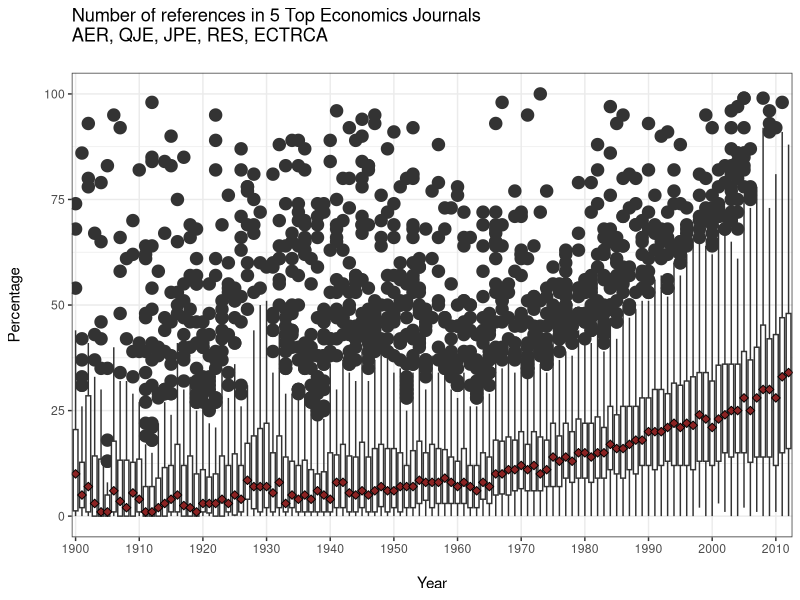
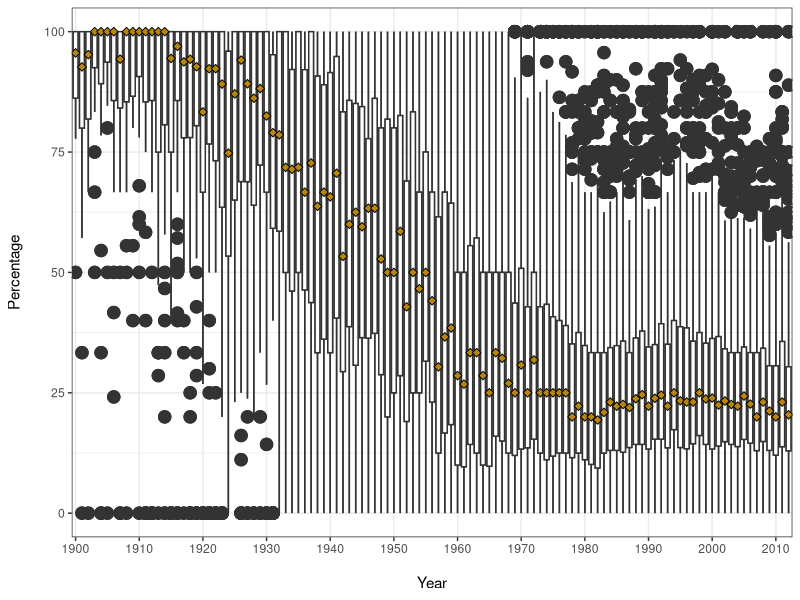

The R source for these figures, in order: (Note: this script raises an error after producing the figures.)
library(ggplot2)
library(tidyverse)

####Figure 3
##who do economists cite?

disjunct<-read.csv("Base5j_Disj_Redux.csv")

##dimensions of the data set:
dim(disjunct) 
table(disjunct$JOURNAL, disjunct$YEAR)

##plotting the year and the number of references in percentage:
p <- ggplot(disjunct, aes(factor(YEAR), NUMB_REF))
p + geom_boxplot(outlier.size = NA) + #aren't the outliers still present in the plot??
  ggtitle("Number of references in 5 Top Economics Journals\nAER, QJE, JPE, RES, ECTRCA\n") + 
  theme(plot.title=element_text(face="bold", size=14))+ 
  labs(x = "\nYear", y = "Percentage\n")+ #why is the description in the quotation marks not equal to the description of the layers in the plot?
  scale_x_discrete(breaks = seq(1900,2012,10), labels = seq(1900,2010,10)) + #the labels are going til 2010, but the data reaches up to 2012
  ylim(0,100)+
  theme_bw() + #white background
  stat_summary(fun.y="median", geom="point", shape=23, size=2, fill="brown4") #fun.y is an outdated function; shows the median trend in the plot


##creating a new variable: "two year period" 
disjunct$TYP <- disjunct$YEAR
sin_labs <- paste(seq(1900,2010, by=2), seq(1902,2012, by=2),sep="-") #labs is not a good choice for a new character name because it is also the name of the function "labels". Better: sin_labs. 
disjunct$TYP <- cut(disjunct$TYP, breaks = seq(1900,2012, by = 2), labels = sin_labs, include.lowest = T) #why is there a seq interval of 2?

##unaccounted citations of fields that are not relevant for figure 3 (DK + OTHERS)
#here is not clear. what DK means
colnames(disjunct)
disjunct$UNACC<-apply(disjunct[,c(9,25)],1,sum) #why do they choose this values of c()?
disjunct$TOTAL_CITES<-apply(disjunct[,c(5:31)], 1, sum) 
disjunct$ACCOUNTED<-disjunct$TOTAL_CITES-disjunct$UNACC #makes perfectly sense, but one could also calculate it in positive way
disjunct$UNACC_RATE <- (disjunct$UNACC/disjunct$TOTAL_CITES)*100 

##Appendix
##plotting the Unaccounted-rate
p <- ggplot(disjunct, aes(factor(YEAR), UNACC_RATE)) + stat_boxplot(outlier.size = NA) #why year with the factor function?

p + geom_boxplot(outlier.size = NA) + 
  theme(plot.title=element_text(face="bold", size=14)) + 
  labs(x = "\nYear", y = "Percentage\n") + 
  scale_x_discrete(breaks = seq(1900,2012,10), labels = seq(1900,2010,10)) + #again (like in line 19)
  theme_bw()  +  #white background
  stat_summary(fun.y="median", geom="point", shape=23, size=2, fill="darkgoldenrod")


#######Standardization. Compute for each article the percentage of each discipline relative to the number of citations accounted for
#######Reorder the dataframe for the sake of clarity
##for the definition of a base year (1900)
colnames(disjunct)
disjunct1 <- disjunct[,c(1,2,4,5:8,10:24,26:31,36,33,34)] #DK,OTHER,NR,UNACC_RATE,TOTAL_CITES are excluded
colnames(disjunct1)
head(disjunct1,1)
dim(disjunct1) 


######Percentage of each discipline (relative to the number of articles *accounted for*), per discipline
#First, aggregate by a period of 2 years
colnames(disjunct1)
disjunct1_agg <- aggregate(disjunct1[,c(4:29)], by = list(disjunct1$TYP, disjunct1$JOURNAL), FUN=sum) #aggregating the study programmes (and ACCOUNTED) by listing through two year period variable and Journal. Unclear why ACCOUNTED is included here


dim(disjunct1_agg) # head(disjunct1_agg)
disjunct_percent<-cbind(PERIOD=disjunct1_agg[,1], sweep(disjunct1_agg[,3:28],1,disjunct1_agg[,28],`/`)*100)

dim(disjunct_percent)
disjunct_percent<-aggregate(disjunct_percent[,c(2:27)], by=list(disjunct_percent$PERIOD), FUN=mean)

######## Graphs
#With economics (1950:2012)
disjunct_percent1<-disjunct_percent[26:56,c(1:6,9,12,13)]
m_disjunct_percent<-melt(disjunct_percent1, id="Group.1")
colnames(m_disjunct_percent)<-c("PERIOD", "DISCIPLINE", "FREQUENCY")

p<-ggplot(m_disjunct_percent, aes(PERIOD,  FREQUENCY))
p +geom_bar(stat="identity") + facet_grid(DISCIPLINE~., scale='free_y') + theme(legend.position="none")  + ggtitle("Who do Economists Cite?\n Most cited disciplines cited in Five top journals (1900-2012)\n") + theme(axis.text.x = element_text(size = 6)) + theme(axis.text.x = element_text(angle = 60, hjust = 1)) + labs(x = "\nYear", y = "% of citations to this discipline\n")+  theme(plot.title=element_text(family="Arial", face="bold", size=14))  + theme(strip.text.y = element_text(size = 5))+ theme(panel.background = element_rect(fill='white', colour='grey'))

#Without economics (1950:2012)
colnames(disjunct_percent)
disjunct_percent2<-disjunct_percent[26:56,c(1,3:6,9,11,12,13,16)]

m_disjunct_percent<-melt(disjunct_percent2, id="Group.1")
m_disjunct_percent$linetype<-as.character(m_disjunct_percent$variable)
colnames(m_disjunct_percent)<-c("PERIOD", "DISCIPLINE", "FREQUENCY", "linetype")
head(m_disjunct_percent)
tail(m_disjunct_percent,200)
m_disjunct_percent$linetype[m_disjunct_percent$linetype == "FINANCE"]<-"solid"
m_disjunct_percent$linetype[m_disjunct_percent$linetype == "MATHEMATICS"]<-"dotdash"
m_disjunct_percent$linetype[m_disjunct_percent$linetype == "STATISTICS"]<-"12345678"
m_disjunct_percent$linetype[m_disjunct_percent$linetype == "SOCIOLOGY"]<-"dotted"
m_disjunct_percent$linetype[m_disjunct_percent$linetype == "BUSINESS"]<-"longdash"
m_disjunct_percent$linetype[m_disjunct_percent$linetype == "POLSCIENCE"]<-"F1"
m_disjunct_percent$linetype[m_disjunct_percent$linetype == "LAW"]<-"1F"
m_disjunct_percent$linetype[m_disjunct_percent$linetype == "PSYCHOLOGY"]<-"twodash"
m_disjunct_percent$linetype[m_disjunct_percent$linetype == "HEALTH"]<-"dashed"

q<-ggplot(m_disjunct_percent, aes(x=PERIOD,  y=FREQUENCY, group=DISCIPLINE))
q + geom_smooth(aes(group=DISCIPLINE), se=F, span=.4, linetype=m_disjunct_percent$linetype, color="black") +geom_point(aes(shape=DISCIPLINE, size = 3), alpha=7/10)+ ggtitle("\n") + theme(axis.text.x = element_text(size = 6)) + theme(axis.text.x = element_text(angle = 60, hjust = 1)) + labs(x = "\nPeriod", y = "% of citations\n")+  theme(plot.title=element_text(family="Arial", face="bold", size=14)) + theme(panel.background = element_rect(fill='white', colour='grey')) + scale_shape_manual(values=c("F", "B", "S", "P", "L", "p", "M", "s", "H")) +theme(legend.position="none") 

#Hallo Hallo Comment 

